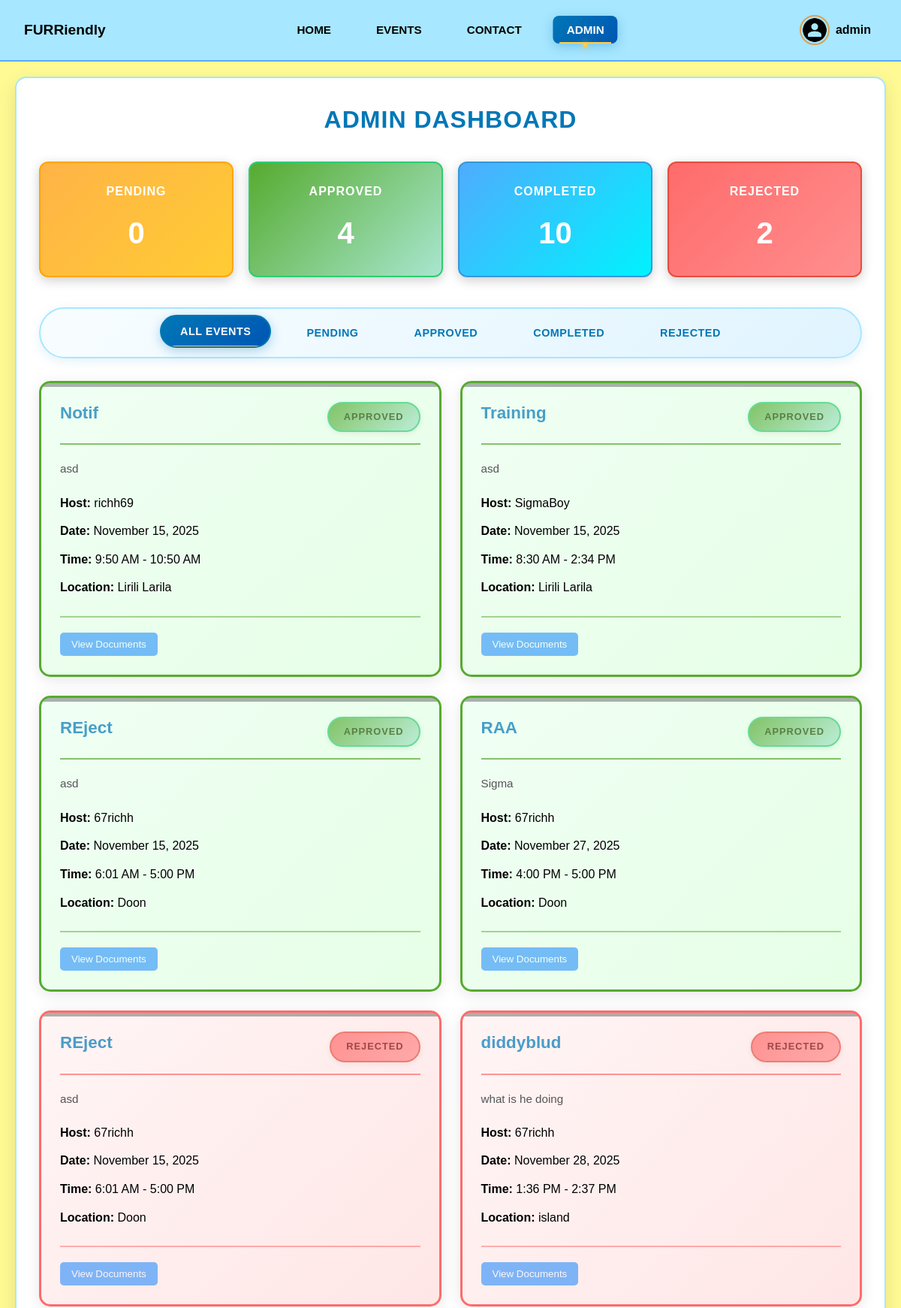
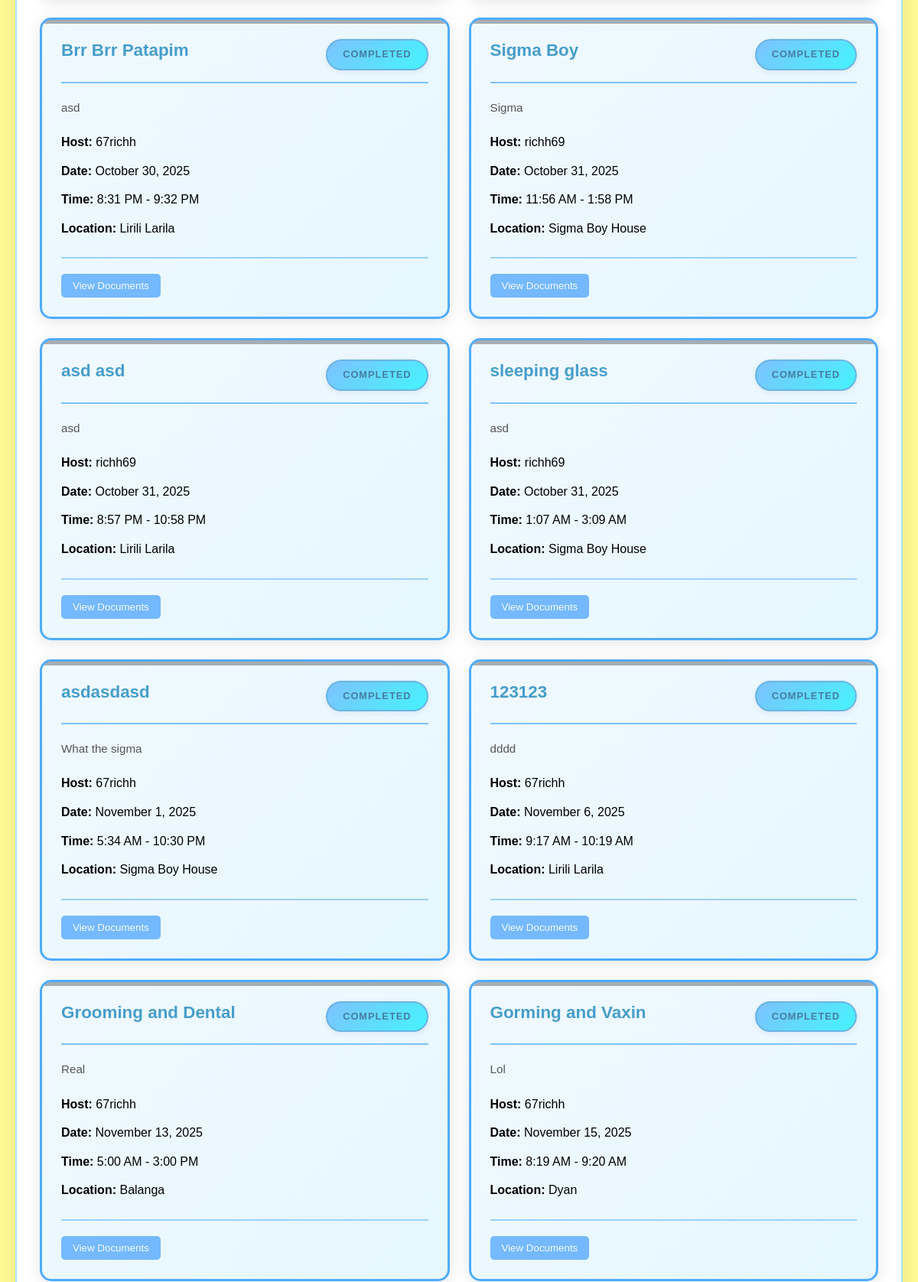
The page /HTML/ADMIN/admin_dashboard.php (signed in, upper part) on the database its author committed (2 pictures, top to bottom).
### tables this page shows
CREATE TABLE `users` (
  `id` int(11) NOT NULL,
  `username` varchar(50) NOT NULL,
  `password` varchar(255) NOT NULL,
  `created_at` timestamp NOT NULL DEFAULT current_timestamp(),
  `name` varchar(100) DEFAULT NULL,
  `email` varchar(100) DEFAULT NULL,
  `phone` varchar(20) DEFAULT NULL,
  `bio` text DEFAULT NULL,
  `profile_pic` varchar(255) DEFAULT NULL,
  `is_admin` tinyint(1) DEFAULT 0
);

CREATE TABLE `events` (
  `id` int(11) NOT NULL,
  `original_event_id` int(11) DEFAULT NULL,
  `host_username` varchar(50) NOT NULL,
  `event_title` varchar(255) NOT NULL,
  `event_date` date NOT NULL,
  `start_time` time NOT NULL,
  `end_time` time NOT NULL,
  `location` varchar(255) NOT NULL,
  `services` text NOT NULL,
  `description` text NOT NULL,
  `full_name` varchar(100) NOT NULL,
  `contact_number` varchar(20) NOT NULL,
  `position` enum('Government Official','Veterinarian','Furr Parent') NOT NULL,
  `id_upload` varchar(255) DEFAULT NULL,
  `valid_id` varchar(255) NOT NULL,
  `permit` varchar(255) NOT NULL,
  `veterinarians_list` varchar(255) NOT NULL,
  `safety_plan` varchar(255) NOT NULL,
  `status` enum('pending','approved','rejected','completed') DEFAULT 'pending',
  `created_at` timestamp NOT NULL DEFAULT current_timestamp(),
  `completed_at` timestamp NULL DEFAULT NULL,
  `rejection_reason` text DEFAULT NULL,
  `appeal_message` text DEFAULT NULL,
  `appealed_at` timestamp NULL DEFAULT NULL
);

### HTML/ADMIN/admin_dashboard.php (the view, shortened to what this page needs)
<?php
require '../../php/db_connect.php';
$isLoggedIn = isset($_SESSION['username']);
$username = $_SESSION['username'];
$stmt = $conn->prepare("SELECT name, profile_pic, is_admin FROM users WHERE username = ?");
$stmt->bind_param("s", $username);
$stmt->execute();
$result = $stmt->get_result();
$user = $result->fetch_assoc();
$isAdmin = ($user['is_admin'] == 1);
$events_query = "
    SELECT e.*, u.name AS host_name
    FROM events e
    JOIN users u ON e.host_username = u.username
    ORDER BY
        CASE e.status
            WHEN 'pending' THEN 1
            WHEN 'approved' THEN 2
            WHEN 'rejected' THEN 3
            WHEN 'completed' THEN 4
        END,
        e.event_date ASC
";
$events = $conn->query($events_query)->fetch_all(MYSQLI_ASSOC);
?>
<!DOCTYPE html>
<html lang="en">
<head>
    <link rel="stylesheet" href="../css/style.css">
    <link rel="stylesheet" href="../css/myhosting.css">
    <link rel="stylesheet" href="../css/notifications.css">
</head>
<body>
    <header>
        <nav class="navbar">
            <div class="nav-left">
                <h4>FURRiendly</h4>
            </div>
            <ul class="nav-links">
                <li><a href="../index.php">Home</a></li>
                <li class="events-dropdown">
                    <a href="../events.php" class="events-link">Events</a>
                </li>
                <li><a href="../contact.php">Contact</a></li>
                <?php if ($isAdmin): ?>
                    <li><a href="admin_dashboard.php" class="active">Admin</a></li>
                <?php endif; ?>
            </ul>
            <div class="auth-butt">
                <?php if ($isLoggedIn && $user): ?>
                    <div class="user-dropdown">
                        <a href="#" class="profile-link">
                            <img src="<?php echo htmlspecialchars(!empty($user['profile_pic']) ? $user['profile_pic'] : '../images/default-avatar.png'); ?>" alt="Profile">
                            <span class="profile-name"><?php echo htmlspecialchars($user['name'] ?? $username); ?></span>
                        </a>
                    </div>
                <?php else: ?>
                    <a href="../auth.php" class="btn auth">Log-in/Sign-up</a>
                <?php endif; ?>
            </div>
        </nav>
    </header>
    <main class="myhosting-main">
        <div class="myhosting-container">
            <h1>Admin Dashboard</h1>
            <div class="hosting-stats">
                <div class="stat-card pending">
                    <h3>Pending</h3>
                    <p><?php echo count(array_filter($events, fn($e) => $e['status'] === 'pending')); ?></p>
                </div>
                <div class="stat-card approved">
                    <h3>Approved</h3>
                    <p><?php echo count(array_filter($events, fn($e) => $e['status'] === 'approved')); ?></p>
                </div>
                <div class="stat-card completed">
                    <h3>Completed</h3>
                    <p><?php echo count(array_filter($events, fn($e) => $e['status'] === 'completed')); ?></p>
                </div>
                <div class="stat-card rejected">
                    <h3>Rejected</h3>
                    <p><?php echo count(array_filter($events, fn($e) => $e['status'] === 'rejected')); ?></p>
                </div>
            </div>
            <div class="events-tabs">
                <button class="tab-btn active" onclick="filterEvents('all')">All Events</button>
                <button class="tab-btn" onclick="filterEvents('pending')">Pending</button>
                <button class="tab-btn" onclick="filterEvents('approved')">Approved</button>
                <button class="tab-btn" onclick="filterEvents('completed')">Completed</button>
                <button class="tab-btn" onclick="filterEvents('rejected')">Rejected</button>
            </div>
            <div class="events-grid">
                <?php if (empty($events)): ?>
                    <div class="no-events">
                        <div class="no-events-icon">📂</div>
                        <h3>No Events Found</h3>
                        <p>There are no events yet submitted by users.</p>
                    </div>
                <?php else: ?>
                    <?php foreach ($events as $event): ?>
                        <div class="event-card" data-status="<?php echo $event['status']; ?>">
                            <div class="event-header">
                                <h3 class="event-title"><?php echo htmlspecialchars($event['event_title']); ?></h3>
                                <span class="event-status status-<?php echo $event['status']; ?>">
                                    <?php echo ucfirst($event['status']); ?>
                                </span>
                            </div>
                            <div class="event-details">
                                <p class="event-description"><?php echo htmlspecialchars($event['description']); ?></p>
                                <div class="event-meta">
                                    <div><strong>Host:</strong> <?php echo htmlspecialchars($event['host_name']); ?></div>
                                    <div><strong>Date:</strong> <?php echo date('F j, Y', strtotime($event['event_date'])); ?></div>
                                    <div><strong>Time:</strong> <?php echo date('g:i A', strtotime($event['start_time'])); ?> - <?php echo date('g:i A', strtotime($event['end_time'])); ?></div>
                                    <div><strong>Location:</strong> <?php echo htmlspecialchars($event['location']); ?></div>
                                </div>
                            </div>
                            <div class="event-actions">
                                <button class="check-btn" onclick="checkRequirements(<?php echo $event['id']; ?>)">View Documents</button>
                            </div>
                        </div>
                    <?php endforeach; ?>
                <?php endif; ?>
            </div>
        </div>
    </main>
</body>
</html>

### HTML/css/style.css (style rules this page uses)
* { margin: 0; padding: 0; box-sizing: border-box; font-family: "Poppins", Arial, sans-serif; }
body { background-color: #fffa93; line-height: 1.6; }
.navbar { background: #a7e7ff; padding: 1rem 2rem; display: flex; align-items: center; justify-content: space-between; border-bottom: 2px solid #5ba8ff; }
.nav-left h4 { color: #000; font-size: 1.2rem; }
.nav-links { list-style: none; display: flex; gap: 1.5rem; flex-wrap: wrap; position: absolute; left: 50%; transform: translateX(-50%); }
.nav-links li a { color: #000; font-size: 0.95rem; text-transform: uppercase; padding: 10px 18px; border-radius: 8px; text-decoration: none; transition: all 0.3s ease; position: relative; overflow: hidden; font-weight: 600; }
.nav-links li a::before { content: ''; position: absolute; bottom: 0; left: 50%; width: 0; height: 2px; background: linear-gradient(135deg, #ffcd4d, #ff8c42); transition: all 0.3s ease; transform: translateX(-50%); }
.nav-links li a.active { background: linear-gradient(135deg, #0077b6, #0056b3); color: white; box-shadow: 0 4px 15px rgba(0, 119, 182, 0.3); }
.nav-links li a.active::before { width: 80%; background: #ffcd4d; }
.nav-links li a.active { position: relative; }
.nav-links li a.active::after { content: ''; position: absolute; bottom: -5px; left: 50%; transform: translateX(-50%); width: 6px; height: 6px; background: #ffcd4d; border-radius: 50%; box-shadow: 0 0 10px #ffcd4d; }
.auth-butt { display: flex; align-items: center; gap: 10px; }
.events-tabs { display: flex; justify-content: center; margin-bottom: 30px; border-bottom: 2px solid #e0f4ff; padding-bottom: 10px; gap: 10px; }
.tab-btn { padding: 12px 30px; text-decoration: none; color: #0077b6; font-weight: bold; border-radius: 25px; transition: all 0.3s ease; border: 2px solid transparent; background: linear-gradient(135deg, #f8fdff, #e0f4ff); font-family: "Poppins", Arial, sans-serif; cursor: pointer; position: relative; overflow: hidden; }
.tab-btn.active { background: linear-gradient(135deg, #0077b6, #0056b3); color: white; border-color: #0077b6; box-shadow: 0 4px 15px rgba(0, 119, 182, 0.3); transform: translateY(-2px); }
.tab-btn.active::after { content: ''; position: absolute; bottom: -2px; left: 50%; transform: translateX(-50%); width: 80%; height: 3px; background: #ffcd4d; border-radius: 2px; }
.events-dropdown { position: relative; }
.user-dropdown { position: relative; }
.profile-link { display: flex; align-items: center; gap: 0.5rem; text-decoration: none; color: #000; font-weight: bold; padding: 4px 8px; border-radius: 8px; transition: transform 0.15s ease, background 0.15s ease, color 0.2s ease; }
.profile-link img { width: 40px; height: 40px; border-radius: 50%; object-fit: cover; border: 2px solid #daa259; }

### HTML/ADMIN/admin_dashboard.php (style rules this page uses)
.check-btn { background: #007bff; color: #fff; padding: 8px 15px; border-radius: 5px; border: none; cursor: pointer; transition: 0.3s; }

### rows shown on the page
users: name "admin"
events: event_title "Notif", status "APPROVED", description "asd", users.name "richh69", event_date "November 15, 2025", start_time "9:50 AM", end_time "10:50 AM", location "Lirili Larila"
events: event_title "Training", status "APPROVED", description "asd", users.name "SigmaBoy", event_date "November 15, 2025", start_time "8:30 AM", end_time "2:34 PM", location "Lirili Larila"
events: event_title "REject", status "APPROVED", description "asd", users.name "67richh", event_date "November 15, 2025", start_time "6:01 AM", end_time "5:00 PM", location "Doon"
events: event_title "RAA", status "APPROVED", description "Sigma", users.name "67richh", event_date "November 27, 2025", start_time "4:00 PM", end_time "5:00 PM", location "Doon"
events: event_title "REject", status "REJECTED", description "asd", users.name "67richh", event_date "November 15, 2025", start_time "6:01 AM", end_time "5:00 PM", location "Doon"
events: event_title "diddyblud", status "REJECTED", description "what is he doing", users.name "67richh", event_date "November 28, 2025", start_time "1:36 PM", end_time "2:37 PM", location "island"
events: event_title "Brr Brr Patapim", status "COMPLETED", description "asd", users.name "67richh", event_date "October 30, 2025", start_time "8:31 PM", end_time "9:32 PM", location "Lirili Larila"
events: event_title "Sigma Boy", status "COMPLETED", description "Sigma", users.name "richh69", event_date "October 31, 2025", start_time "11:56 AM", end_time "1:58 PM", location "Sigma Boy House"
events: event_title "asd asd", status "COMPLETED", description "asd", users.name "richh69", event_date "October 31, 2025", start_time "8:57 PM", end_time "10:58 PM", location "Lirili Larila"
events: event_title "sleeping glass", status "COMPLETED", description "asd", users.name "richh69", event_date "October 31, 2025", start_time "1:07 AM", end_time "3:09 AM", location "Sigma Boy House"
events: event_title "asdasdasd", status "COMPLETED", description "What the sigma", users.name "67richh", event_date "November 1, 2025", start_time "5:34 AM", end_time "10:30 PM", location "Sigma Boy House"
events: event_title "123123", status "COMPLETED", description "dddd", users.name "67richh", event_date "November 6, 2025", start_time "9:17 AM", end_time "10:19 AM", location "Lirili Larila"
events: event_title "Grooming and Dental", status "COMPLETED", description "Real", users.name "67richh", event_date "November 13, 2025", start_time "5:00 AM", end_time "3:00 PM", location "Balanga"
events: event_title "Gorming and Vaxin", status "COMPLETED", description "Lol", users.name "67richh", event_date "November 15, 2025", start_time "8:19 AM", end_time "9:20 AM", location "Dyan"

### other values the page prints
count(array_filter($events, fn($e) => $e['status'] === 'pending')) "0"
count(array_filter($events, fn($e) => $e['status'] === 'approved')) "4"
count(array_filter($events, fn($e) => $e['status'] === 'completed')) "10"
count(array_filter($events, fn($e) => $e['status'] === 'rejected')) "2"
